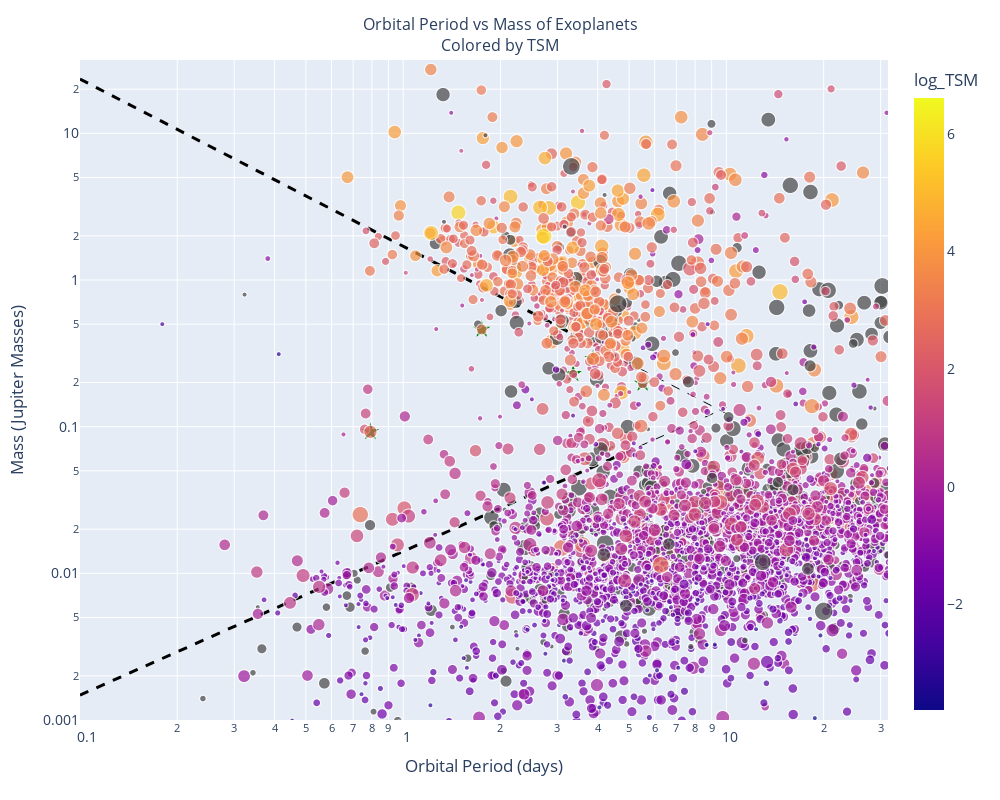

Source (notebook cell):
### Code cell
# Create the interactive plot
# Calculate the size array for the markers
default_size = 16  # Default size for null values
size_array = 17 - filtered_df['sy_vmag'].fillna(default_size)
# Convert all values below 1 to 1
size_array = np.where(size_array < 1, 1, size_array)

# Your scatter plot using log-transformed 'TSM' for coloring
fig = px.scatter(filtered_df, x='pl_orbper', y='pl_bmassj', color='log_TSM', hover_data=['pl_name'], size=size_array)
fig.update_xaxes(type='log', range=[np.log10(10**-1), np.log10(10**1.5)])  # Logarithmic range for x
fig.update_yaxes(type='log', range=[np.log10(10**-3), np.log10(10**1.5)])  # Logarithmic range for y


# Your lines data on linear scale
x = np.linspace(10**-1, 5, 100)  # Corresponding to original np.linspace(-1, np.log10(5))
x2 = np.linspace(10**-1, 10, 100)  # Corresponding to original np.linspace(-1, np.log10(10))
# Mazeh, T., Holczer, T., & Faigler, S. (2016). 
# Dearth of short-period Neptunian exoplanets - a desert in period-mass and period-radius planes. 
# Astronomy & Astrophysics, 589, A75. https://dx.doi.org/10.1051/0004-6361/201528065
# Calculate y-values based on x-values
y1 = x**(-1.14) * 10**0.23
y2 = x2**(-1.14) * 10**0.23
y3 = x**(0.98) * 10**(-1.85)
y4 = x2**(0.98) * 10**(-1.85)


# Add lines to the existing figure
import plotly.graph_objects as go
fig.add_trace(go.Scatter(x=x, y=y1, mode='lines', line=dict(color='black', dash='dash', width=3), showlegend=False))
fig.add_trace(go.Scatter(x=x2, y=y2, mode='lines', line=dict(color='black', dash='dash', width=1), showlegend=False))
fig.add_trace(go.Scatter(x=x, y=y3, mode='lines', line=dict(color='black', dash='dash', width=3), showlegend=False))
fig.add_trace(go.Scatter(x=x2, y=y4, mode='lines', line=dict(color='black', dash='dash', width=1), showlegend=False))


# Filter the DataFrame to include only the specified names
star_names = ['WASP-69 b', 'WASP-52 b', 'HAT-P-18 b', 'WASP-80 b', 'WASP-177 b', 'HAT-P-26 b', 'NGTS-5 b', 'LTT 9779 b']
star_df = filtered_df[filtered_df['pl_name'].isin(star_names)]

# Add a scatter trace with star markers for these points
fig.add_trace(go.Scatter(
    x=star_df['pl_orbper'],
    y=star_df['pl_bmassj'],
    mode='markers',
    marker=dict(
        symbol='star',  # Set marker shape as star
        size=13,        # Marker size
        color='green'     # Marker color
    ),
    customdata=np.stack((star_df['pl_name'], star_df['pl_bmassj'], star_df['pl_orbper'], star_df['log_TSM']), axis=1),
    hovertemplate=
        "Star: %{customdata[0]}<br>" +
        "Mass: %{customdata[1]} Jupiter Masses<br>" +
        "Orbital Period: %{customdata[2]} days<br>" +
        "TSM: %{customdata[3]}",
    showlegend=False  # Remove this trace from the legend
))



# Update layout for axis labels and title
fig.update_layout(
    xaxis_title='Orbital Period (days)',
    yaxis_title='Mass (Jupiter Masses)',
    title={
        'text': 'Orbital Period vs Mass of Exoplanets<br>Colored by TSM',
        'x': 0.5,  # Center the title
        'xanchor': 'center',
        'yanchor': 'top'
    },
    font=dict(
        size=14  # This will set the font size for both axis labels
    ),
    title_font=dict(
        size=16  # This sets the font size for the title
    ),
    width=1000,  # Width in pixels
    height=800   # Height in pixels
)

### Figure 1 — Plotly figure (JSON) as saved in the notebook; plotly's stock layout.template omitted (floating-point values rounded to 4 significant figures; data arrays with more than 128 entries replaced by an {"elided": "..."} marker saying what was removed)
{"data": [{"customdata": {"elided": "5230x1 str values"}, "hovertemplate": "pl_orbper=%{x}<br>pl_bmassj=%{y}<br>size=%{marker.size}<br>pl_name=%{customdata[0]}<br>log_TSM=%{marker.color}<extra></extra>", "legendgroup": "", "marker": {"color": {"elided": "5230 float values"}, "coloraxis": "coloraxis", "size": {"elided": "5230 float values"}, "sizemode": "area", "sizeref": 0.04032, "symbol": "circle"}, "mode": "markers", "name": "", "showlegend": false, "type": "scattergl", "x": {"elided": "5230 float values"}, "xaxis": "x", "y": {"elided": "5230 float values"}, "yaxis": "y"}, {"line": {"color": "black", "dash": "dash", "width": 3}, "mode": "lines", "showlegend": false, "type": "scatter", "x": [0.1, 0.1495, 0.199, 0.2485, 0.298, 0.3475, 0.397, 0.4465, 0.496, 0.5455, 0.5949, 0.6444, 0.6939, 0.7434, 0.7929, 0.8424, 0.8919, 0.9414, 0.9909, 1.04, 1.09, 1.139, 1.189, 1.238, 1.288, 1.337, 1.387, 1.436, 1.486, 1.535, 1.585, 1.634, 1.684, 1.733, 1.783, 1.832, 1.882, 1.931, 1.981, 2.03, 2.08, 2.129, 2.179, 2.228, 2.278, 2.327, 2.377, 2.426, 2.476, 2.525, 2.575, 2.624, 2.674, 2.723, 2.773, 2.822, 2.872, 2.921, 2.971, 3.02, 3.07, 3.119, 3.169, 3.218, 3.268, 3.317, 3.367, 3.416, 3.466, 3.515, 3.565, 3.614, 3.664, 3.713, 3.763, 3.812, 3.862, 3.911, 3.961, 4.01, 4.06, 4.109, 4.159, 4.208, 4.258, 4.307, 4.357, 4.406, 4.456, 4.505, 4.555, 4.604, 4.654, 4.703, 4.753, 4.802, 4.852, 4.901, 4.951, 5], "y": [23.44, 14.82, 10.7, 8.305, 6.752, 5.667, 4.869, 4.258, 3.777, 3.389, 3.07, 2.802, 2.576, 2.381, 2.212, 2.065, 1.935, 1.819, 1.716, 1.623, 1.539, 1.463, 1.394, 1.331, 1.273, 1.219, 1.17, 1.124, 1.081, 1.042, 1.005, 0.97, 0.9376, 0.9071, 0.8785, 0.8515, 0.826, 0.8019, 0.7791, 0.7575, 0.737, 0.7175, 0.6989, 0.6813, 0.6644, 0.6483, 0.633, 0.6183, 0.6042, 0.5907, 0.5778, 0.5654, 0.5535, 0.542, 0.531, 0.5204, 0.5102, 0.5003, 0.4908, 0.4817, 0.4728, 0.4643, 0.456, 0.448, 0.4403, 0.4328, 0.4256, 0.4186, 0.4118, 0.4052, 0.3988, 0.3925, 0.3865, 0.3806, 0.3749, 0.3694, 0.364, 0.3587, 0.3536, 0.3487, 0.3438, 0.3391, 0.3345, 0.33, 0.3257, 0.3214, 0.3172, 0.3132, 0.3092, 0.3053, 0.3016, 0.2979, 0.2943, 0.2907, 0.2873, 0.2839, 0.2806, 0.2774, 0.2742, 0.2711]}, {"line": {"color": "black", "dash": "dash", "width": 1}, "mode": "lines", "showlegend": false, "type": "scatter", "x": [0.1, 0.2, 0.3, 0.4, 0.5, 0.6, 0.7, 0.8, 0.9, 1, 1.1, 1.2, 1.3, 1.4, 1.5, 1.6, 1.7, 1.8, 1.9, 2, 2.1, 2.2, 2.3, 2.4, 2.5, 2.6, 2.7, 2.8, 2.9, 3.0, 3.1, 3.2, 3.3, 3.4, 3.5, 3.6, 3.7, 3.8, 3.9, 4, 4.1, 4.2, 4.3, 4.4, 4.5, 4.6, 4.7, 4.8, 4.9, 5, 5.1, 5.2, 5.3, 5.4, 5.5, 5.6, 5.7, 5.8, 5.9, 6, 6.1, 6.2, 6.3, 6.4, 6.5, 6.6, 6.7, 6.8, 6.9, 7, 7.1, 7.2, 7.3, 7.4, 7.5, 7.6, 7.7, 7.8, 7.9, 8, 8.1, 8.2, 8.3, 8.4, 8.5, 8.6, 8.7, 8.8, 8.9, 9, 9.1, 9.2, 9.3, 9.4, 9.5, 9.6, 9.7, 9.8, 9.9, 10], "y": [23.44, 10.64, 6.7, 4.827, 3.743, 3.04, 2.55, 2.19, 1.915, 1.698, 1.523, 1.38, 1.259, 1.157, 1.07, 0.9938, 0.9274, 0.8689, 0.817, 0.7706, 0.7289, 0.6913, 0.6571, 0.626, 0.5975, 0.5714, 0.5473, 0.5251, 0.5045, 0.4854, 0.4676, 0.451, 0.4354, 0.4208, 0.4072, 0.3943, 0.3822, 0.3707, 0.3599, 0.3497, 0.34, 0.3307, 0.322, 0.3137, 0.3057, 0.2982, 0.2909, 0.284, 0.2774, 0.2711, 0.2651, 0.2593, 0.2537, 0.2484, 0.2432, 0.2383, 0.2335, 0.2289, 0.2245, 0.2202, 0.2161, 0.2122, 0.2083, 0.2046, 0.201, 0.1976, 0.1942, 0.191, 0.1878, 0.1848, 0.1818, 0.1789, 0.1761, 0.1734, 0.1708, 0.1682, 0.1657, 0.1633, 0.161, 0.1587, 0.1564, 0.1543, 0.1521, 0.1501, 0.1481, 0.1461, 0.1442, 0.1423, 0.1405, 0.1387, 0.137, 0.1353, 0.1336, 0.132, 0.1304, 0.1289, 0.1274, 0.1259, 0.1244, 0.123]}, {"line": {"color": "black", "dash": "dash", "width": 3}, "mode": "lines", "showlegend": false, "type": "scatter", "x": [0.1, 0.1495, 0.199, 0.2485, 0.298, 0.3475, 0.397, 0.4465, 0.496, 0.5455, 0.5949, 0.6444, 0.6939, 0.7434, 0.7929, 0.8424, 0.8919, 0.9414, 0.9909, 1.04, 1.09, 1.139, 1.189, 1.238, 1.288, 1.337, 1.387, 1.436, 1.486, 1.535, 1.585, 1.634, 1.684, 1.733, 1.783, 1.832, 1.882, 1.931, 1.981, 2.03, 2.08, 2.129, 2.179, 2.228, 2.278, 2.327, 2.377, 2.426, 2.476, 2.525, 2.575, 2.624, 2.674, 2.723, 2.773, 2.822, 2.872, 2.921, 2.971, 3.02, 3.07, 3.119, 3.169, 3.218, 3.268, 3.317, 3.367, 3.416, 3.466, 3.515, 3.565, 3.614, 3.664, 3.713, 3.763, 3.812, 3.862, 3.911, 3.961, 4.01, 4.06, 4.109, 4.159, 4.208, 4.258, 4.307, 4.357, 4.406, 4.456, 4.505, 4.555, 4.604, 4.654, 4.703, 4.753, 4.802, 4.852, 4.901, 4.951, 5], "y": [0.001479, 0.002193, 0.002903, 0.003609, 0.004312, 0.005013, 0.005712, 0.006409, 0.007105, 0.007799, 0.008492, 0.009183, 0.009874, 0.01056, 0.01125, 0.01194, 0.01263, 0.01331, 0.014, 0.01468, 0.01537, 0.01605, 0.01674, 0.01742, 0.0181, 0.01878, 0.01946, 0.02014, 0.02082, 0.0215, 0.02218, 0.02286, 0.02354, 0.02422, 0.02489, 0.02557, 0.02625, 0.02692, 0.0276, 0.02828, 0.02895, 0.02963, 0.0303, 0.03097, 0.03165, 0.03232, 0.033, 0.03367, 0.03434, 0.03502, 0.03569, 0.03636, 0.03703, 0.0377, 0.03838, 0.03905, 0.03972, 0.04039, 0.04106, 0.04173, 0.0424, 0.04307, 0.04374, 0.04441, 0.04508, 0.04575, 0.04641, 0.04708, 0.04775, 0.04842, 0.04909, 0.04976, 0.05042, 0.05109, 0.05176, 0.05243, 0.05309, 0.05376, 0.05443, 0.05509, 0.05576, 0.05642, 0.05709, 0.05776, 0.05842, 0.05909, 0.05975, 0.06042, 0.06108, 0.06175, 0.06241, 0.06308, 0.06374, 0.06441, 0.06507, 0.06573, 0.0664, 0.06706, 0.06773, 0.06839]}, {"line": {"color": "black", "dash": "dash", "width": 1}, "mode": "lines", "showlegend": false, "type": "scatter", "x": [0.1, 0.2, 0.3, 0.4, 0.5, 0.6, 0.7, 0.8, 0.9, 1, 1.1, 1.2, 1.3, 1.4, 1.5, 1.6, 1.7, 1.8, 1.9, 2, 2.1, 2.2, 2.3, 2.4, 2.5, 2.6, 2.7, 2.8, 2.9, 3.0, 3.1, 3.2, 3.3, 3.4, 3.5, 3.6, 3.7, 3.8, 3.9, 4, 4.1, 4.2, 4.3, 4.4, 4.5, 4.6, 4.7, 4.8, 4.9, 5, 5.1, 5.2, 5.3, 5.4, 5.5, 5.6, 5.7, 5.8, 5.9, 6, 6.1, 6.2, 6.3, 6.4, 6.5, 6.6, 6.7, 6.8, 6.9, 7, 7.1, 7.2, 7.3, 7.4, 7.5, 7.6, 7.7, 7.8, 7.9, 8, 8.1, 8.2, 8.3, 8.4, 8.5, 8.6, 8.7, 8.8, 8.9, 9, 9.1, 9.2, 9.3, 9.4, 9.5, 9.6, 9.7, 9.8, 9.9, 10], "y": [0.001479, 0.002917, 0.004341, 0.005755, 0.007161, 0.008562, 0.009959, 0.01135, 0.01274, 0.01413, 0.01551, 0.01689, 0.01827, 0.01964, 0.02102, 0.02239, 0.02376, 0.02513, 0.0265, 0.02786, 0.02923, 0.03059, 0.03195, 0.03331, 0.03467, 0.03603, 0.03739, 0.03874, 0.0401, 0.04146, 0.04281, 0.04416, 0.04551, 0.04687, 0.04822, 0.04957, 0.05091, 0.05226, 0.05361, 0.05496, 0.0563, 0.05765, 0.05899, 0.06034, 0.06168, 0.06302, 0.06437, 0.06571, 0.06705, 0.06839, 0.06973, 0.07107, 0.07241, 0.07375, 0.07509, 0.07642, 0.07776, 0.0791, 0.08043, 0.08177, 0.0831, 0.08444, 0.08577, 0.08711, 0.08844, 0.08977, 0.09111, 0.09244, 0.09377, 0.0951, 0.09643, 0.09777, 0.0991, 0.1004, 0.1018, 0.1031, 0.1044, 0.1057, 0.1071, 0.1084, 0.1097, 0.1111, 0.1124, 0.1137, 0.115, 0.1164, 0.1177, 0.119, 0.1203, 0.1217, 0.123, 0.1243, 0.1256, 0.127, 0.1283, 0.1296, 0.1309, 0.1323, 0.1336, 0.1349]}, {"customdata": [["HAT-P-18 b", 0.197, 5.508, 2.174], ["HAT-P-26 b", 0.07, 4.235, 1.985], ["LTT 9779 b", 0.09225, 0.7921, 2.543], ["NGTS-5 b", 0.229, 3.357, 1.918], ["WASP-177 b", 0.508, 3.072, 3.018], ["WASP-52 b", 0.46, 1.75, 2.843], ["WASP-69 b", 0.29, 3.868, 3.46], ["WASP-80 b", 0.538, 3.068, 2.468]], "hovertemplate": "Star: %{customdata[0]}<br>Mass: %{customdata[1]} Jupiter Masses<br>Orbital Period: %{customdata[2]} days<br>TSM: %{customdata[3]}", "marker": {"color": "green", "size": 13, "symbol": "star"}, "mode": "markers", "showlegend": false, "type": "scatter", "x": [5.508, 4.235, 0.7921, 3.357, 3.072, 1.75, 3.868, 3.068], "y": [0.197, 0.07, 0.09225, 0.229, 0.508, 0.46, 0.29, 0.538]}], "layout": {"coloraxis": {"colorbar": {"title": {"text": "log_TSM"}}, "colorscale": [[0, "#0d0887"], [0.1111, "#46039f"], [0.2222, "#7201a8"], [0.3333, "#9c179e"], [0.4444, "#bd3786"], [0.5556, "#d8576b"], [0.6667, "#ed7953"], [0.7778, "#fb9f3a"], [0.8889, "#fdca26"], [1, "#f0f921"]]}, "font": {"size": 14}, "height": 800, "legend": {"itemsizing": "constant", "tracegroupgap": 0}, "margin": {"t": 60}, "title": {"font": {"size": 16}, "text": "Orbital Period vs Mass of Exoplanets<br>Colored by TSM", "x": 0.5, "xanchor": "center", "yanchor": "top"}, "width": 1000, "xaxis": {"anchor": "y", "domain": [0, 1], "range": [-1, 1.5], "title": {"text": "Orbital Period (days)"}, "type": "log"}, "yaxis": {"anchor": "x", "domain": [0, 1], "range": [-3, 1.5], "title": {"text": "Mass (Jupiter Masses)"}, "type": "log"}}}
